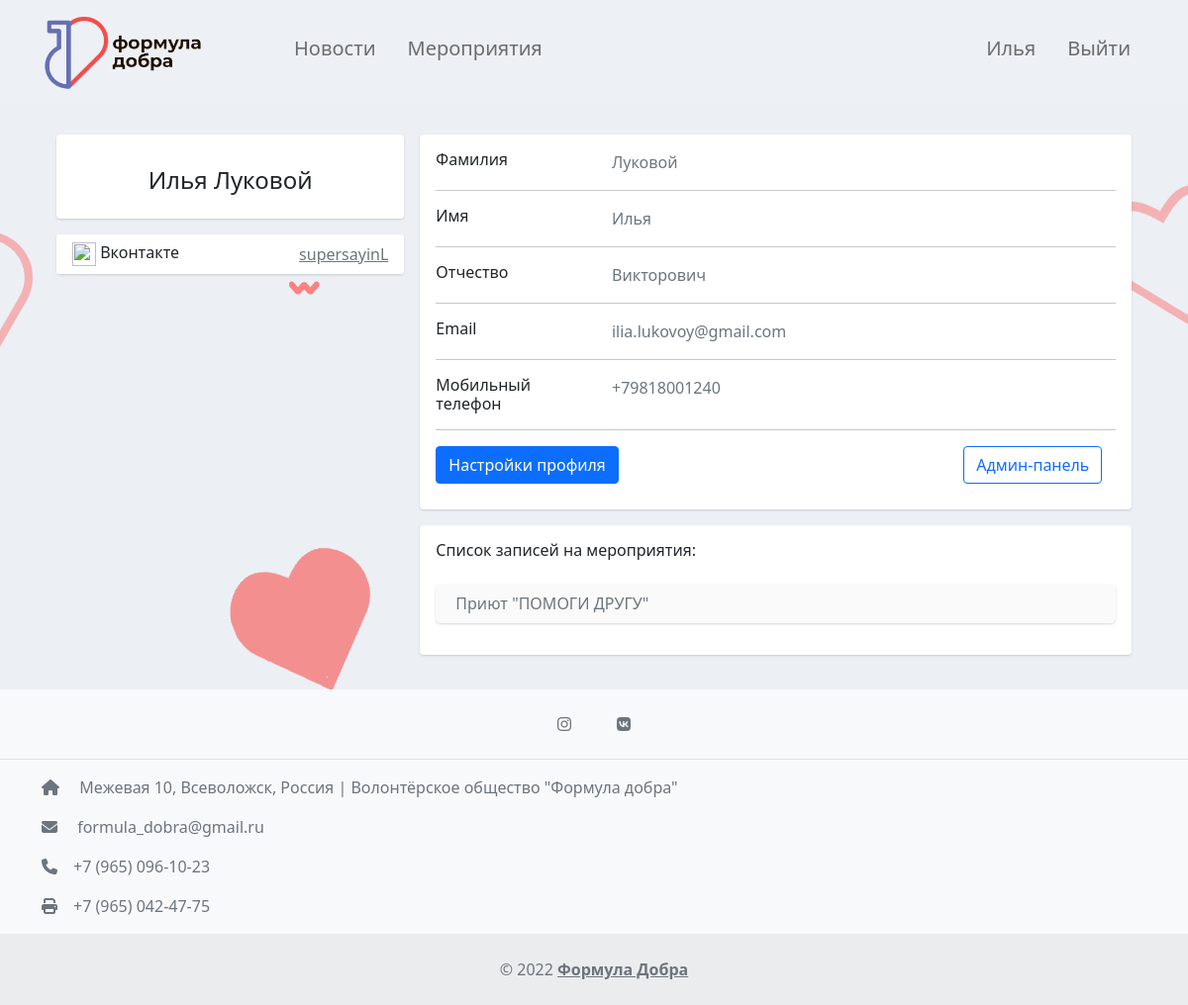
/profile (signed in), run on an earlier commit of the app's database.
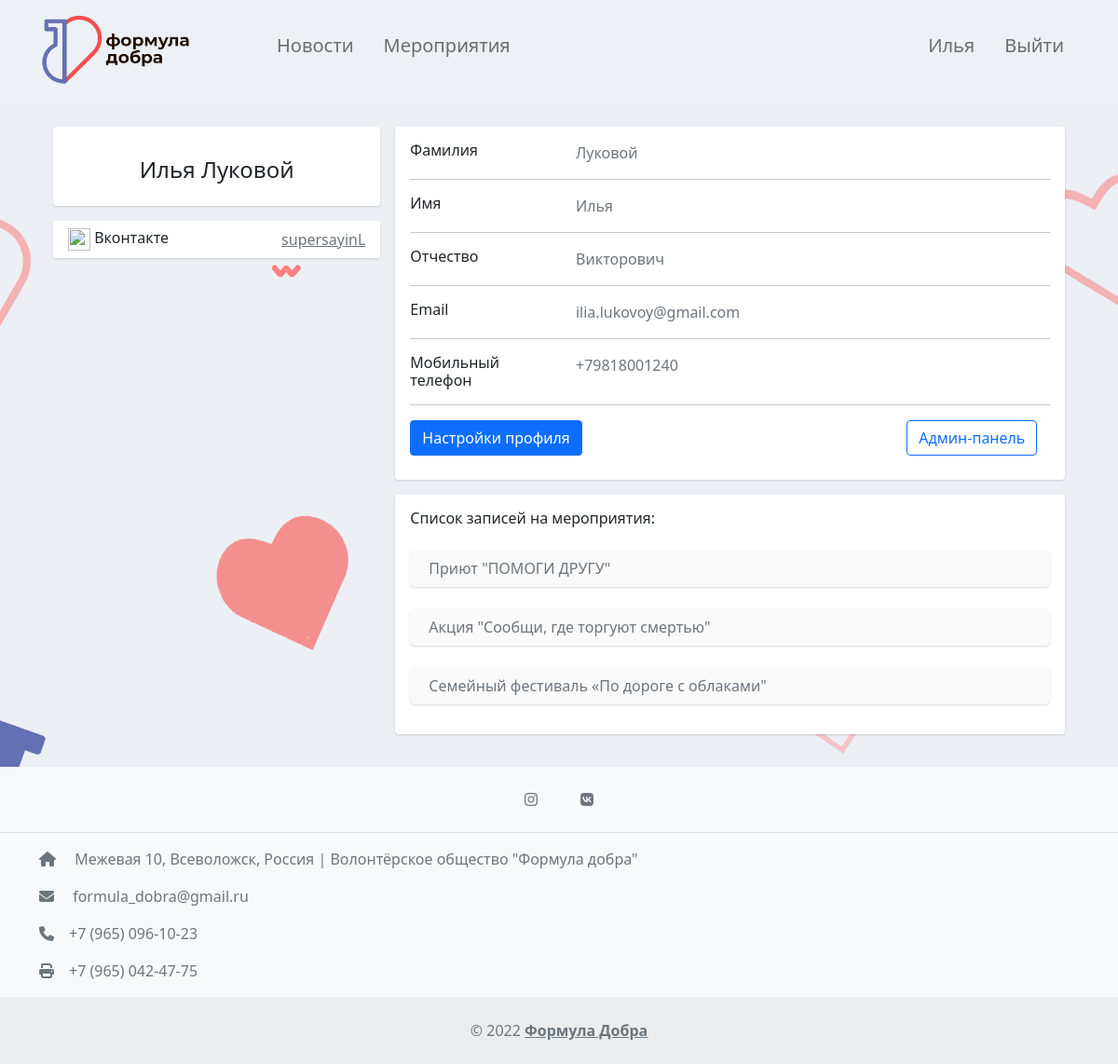
And on a later commit of the database.
### events/models.py (models this page shows, shortened)
class EventsRegistration(models.Model):
    event = models.ForeignKey(Events, on_delete=models.SET_NULL, null=True, verbose_name='Мероприятие')
    user_email = models.ForeignKey(settings.AUTH_USER_MODEL, on_delete=models.SET_NULL, null=True,
                                   verbose_name='Пользователь')
    is_registered = models.BooleanField(default=False, verbose_name='Зарегистрирован?')
    created = models.DateTimeField(default=timezone.now, verbose_name='Дата регистрации')
    class Meta:
        verbose_name = 'Регистрация на мероприятие'
        verbose_name_plural = 'Регистрация на мероприятия'

class Events(models.Model):
    title = models.CharField(max_length=150, verbose_name='Наименование')
    content = models.TextField(blank=True, verbose_name='Описание')
    photo = models.ImageField(upload_to='photos/events/%Y/%m/%d', blank=True, verbose_name='Фото')
    start_date = models.DateTimeField(verbose_name='Начало')
    finish_date = models.DateTimeField(blank=True, null=True,verbose_name='Конец')
    communication = models.TextField(blank=True, verbose_name='Контакты')
    location = models.TextField(blank=True, verbose_name='Место проведения')
    is_published = models.BooleanField(default=True, verbose_name='Опубликовано?')
    def __str__(self):
        return self.title
    class Meta:
        verbose_name = 'Мероприятие'
        verbose_name_plural = 'Мероприятия'

### accounts/views.py (the view)
# urls.py: path('profile', profile, name='profile'),
def profile(request):
    reg = EventsRegistration.objects.filter(user_email=request.user)
    return render(request, 'accounts/profile.html',{"reg": reg})

### templates/accounts/profile.html (shortened to what the changed rows need)
{% extends 'base.html' %}
{% block content %}
    {% if request.user.is_authenticated %}
<div class="container">
    <div class="main-body" style="padding-top: 30px">
          <div class="row gutters-sm">
            <div class="col-md-8">
              <div class="row gutters-sm">
                <div class="col">
                  <div class="card h-100">
                    <div class="card-body">
                        {% for item in reg %}
        {% if item.is_registered %}
        <div class="card mb-3 my-4  " style="background-color: #fafafa; border-radius: 5px;">
        <a href="{% url 'view_events' item.event.id%}" class="text-secondary " target="_blank" style="text-decoration: none ;"><h6 class="card-title " style="margin-left: 20px;margin-top: 10px;margin-bottom: 10px">{{ item.event }}</h6></a>
        </div>
        {% endif %}
    {% endfor %}
                    </div>
                  </div>
                </div>
              </div>
            </div>
          </div>
        </div>
    </div>
    {% endif %}
{% endblock %}

What changed in the data, as far as the page shows it:
added EventsRegistration: event "Акция \"Сообщи, где торгуют смертью\""
added EventsRegistration: event "Семейный фестиваль «По дороге с облаками\""
